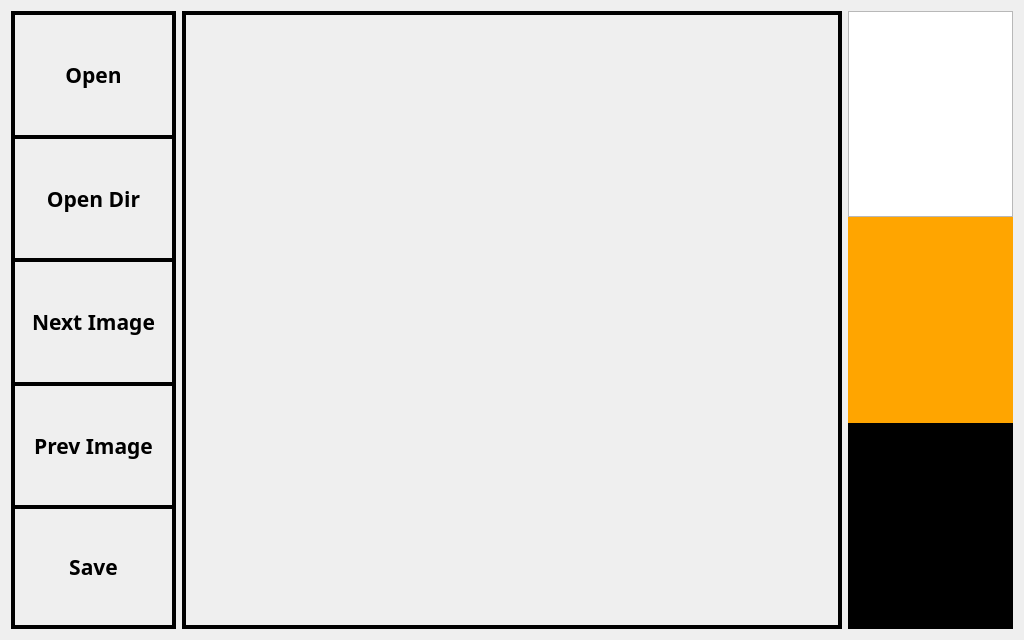
<?xml version="1.0" encoding="UTF-8"?>
<ui version="4.0">
 <class>Labler</class>
 <widget class="QWidget" name="Labler">
  <property name="geometry">
   <rect>
    <x>0</x>
    <y>0</y>
    <width>1024</width>
    <height>640</height>
   </rect>
  </property>
  <property name="minimumSize">
   <size>
    <width>1024</width>
    <height>640</height>
   </size>
  </property>
  <property name="maximumSize">
   <size>
    <width>1920</width>
    <height>1080</height>
   </size>
  </property>
  <property name="windowTitle">
   <string>Form</string>
  </property>
  <layout class="QHBoxLayout" name="horizontalLayout_2">
   <item>
    <layout class="QHBoxLayout" name="horizontalLayout" stretch="1,4,1">
     <item>
      <layout class="QVBoxLayout" name="verticalLayout" stretch="0,0,0,0,0">
       <property name="spacing">
        <number>0</number>
       </property>
       <item>
        <widget class="QPushButton" name="open_btn">
         <property name="sizePolicy">
          <sizepolicy hsizetype="Minimum" vsizetype="Expanding">
           <horstretch>0</horstretch>
           <verstretch>0</verstretch>
          </sizepolicy>
         </property>
         <property name="font">
          <font>
           <family>Agency FB</family>
           <pointsize>16</pointsize>
           <weight>75</weight>
           <bold>true</bold>
          </font>
         </property>
         <property name="styleSheet">
          <string notr="true">border: 4px solid black;
border-bottom: 2px;</string>
         </property>
         <property name="text">
          <string>Open</string>
         </property>
        </widget>
       </item>
       <item>
        <widget class="QPushButton" name="open_dir_btn">
         <property name="sizePolicy">
          <sizepolicy hsizetype="Minimum" vsizetype="Expanding">
           <horstretch>0</horstretch>
           <verstretch>0</verstretch>
          </sizepolicy>
         </property>
         <property name="font">
          <font>
           <family>Agency FB</family>
           <pointsize>16</pointsize>
           <weight>75</weight>
           <bold>true</bold>
          </font>
         </property>
         <property name="styleSheet">
          <string notr="true">border: 4px solid black;
border-bottom: 2px;</string>
         </property>
         <property name="text">
          <string>Open Dir</string>
         </property>
        </widget>
       </item>
       <item>
        <widget class="QPushButton" name="next_btn">
         <property name="sizePolicy">
          <sizepolicy hsizetype="Minimum" vsizetype="Expanding">
           <horstretch>0</horstretch>
           <verstretch>0</verstretch>
          </sizepolicy>
         </property>
         <property name="font">
          <font>
           <family>Agency FB</family>
           <pointsize>16</pointsize>
           <weight>75</weight>
           <bold>true</bold>
          </font>
         </property>
         <property name="styleSheet">
          <string notr="true">border: 4px solid black;
border-bottom: 2px;</string>
         </property>
         <property name="text">
          <string>Next Image</string>
         </property>
        </widget>
       </item>
       <item>
        <widget class="QPushButton" name="prev_btn">
         <property name="sizePolicy">
          <sizepolicy hsizetype="Minimum" vsizetype="Expanding">
           <horstretch>0</horstretch>
           <verstretch>0</verstretch>
          </sizepolicy>
         </property>
         <property name="font">
          <font>
           <family>Agency FB</family>
           <pointsize>16</pointsize>
           <weight>75</weight>
           <bold>true</bold>
          </font>
         </property>
         <property name="styleSheet">
          <string notr="true">border: 4px solid black;
border-bottom: 2px;</string>
         </property>
         <property name="text">
          <string>Prev Image</string>
         </property>
        </widget>
       </item>
       <item>
        <widget class="QPushButton" name="save_btn">
         <property name="sizePolicy">
          <sizepolicy hsizetype="Minimum" vsizetype="Expanding">
           <horstretch>0</horstretch>
           <verstretch>0</verstretch>
          </sizepolicy>
         </property>
         <property name="font">
          <font>
           <family>Agency FB</family>
           <pointsize>16</pointsize>
           <weight>75</weight>
           <bold>true</bold>
          </font>
         </property>
         <property name="styleSheet">
          <string notr="true">border: 4px solid black;</string>
         </property>
         <property name="text">
          <string>Save</string>
         </property>
        </widget>
       </item>
      </layout>
     </item>
     <item>
      <layout class="QHBoxLayout" name="horizontalLayout_3" stretch="5">
       <property name="spacing">
        <number>0</number>
       </property>
       <item>
        <widget class="QLabel" name="img_label">
         <property name="styleSheet">
          <string notr="true">border: 4px solid black;</string>
         </property>
         <property name="text">
          <string/>
         </property>
        </widget>
       </item>
      </layout>
     </item>
     <item>
      <layout class="QVBoxLayout" name="verticalLayout_2" stretch="1,1,1">
       <property name="spacing">
        <number>0</number>
       </property>
       <item>
        <widget class="QListView" name="listView"/>
       </item>
       <item>
        <widget class="QWidget" name="widget_2" native="true">
         <property name="styleSheet">
          <string notr="true">background-color : orange;</string>
         </property>
        </widget>
       </item>
       <item>
        <widget class="QWidget" name="widget" native="true">
         <property name="styleSheet">
          <string notr="true">background-color: lemon;</string>
         </property>
        </widget>
       </item>
      </layout>
     </item>
    </layout>
   </item>
  </layout>
 </widget>
 <resources/>
 <connections/>
</ui>
